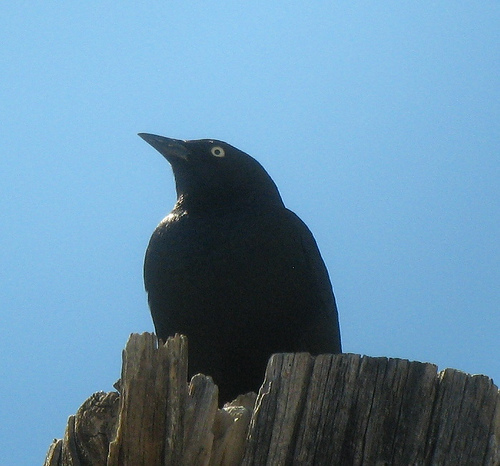
#> input picture data/train_images/Brewer_Blackbird/Brewer_Blackbird_0002_2278.jpg, 500 x 466 px; its folder holds only this picture in this run
$ python detect_duplicates.py
#> lines starting #> are read from the running program, lines starting #| are printed output that depends on the picture
"""
Duplicate Image Detection Script
Detects exact and near-duplicate images between your competition dataset and CUB-200

Usage:
    python detect_duplicates.py

This will:
1. Hash all images in your train/val datasets
2. Hash all images in CUB-200 external dataset
3. Find matches
4. Create a clean CUB dataset with duplicates removed
"""

import os
import numpy as np
import cv2
from pathlib import Path
from tqdm.auto import tqdm
import pandas as pd
from collections import defaultdict
import hashlib

def compute_image_hash(image_path, hash_size=16):
    """
    Compute perceptual hash of an image

    This detects:
    - Exact duplicates
    - Near duplicates (slight crops, resizes, compression)

    Args:
        image_path: Path to image
        hash_size: Hash resolution (higher = more strict)

    Returns:
        Hash string
    """
#> called with hash_size = 16
    try:
        # Read image
        img = cv2.imread(str(image_path))
#> img is the input picture: shape (466, 500, 3); mean B, G, R 167, 140.8, 102.5
        if img is None:
            return None

        # Convert to grayscale
        gray = cv2.cvtColor(img, cv2.COLOR_BGR2GRAY)
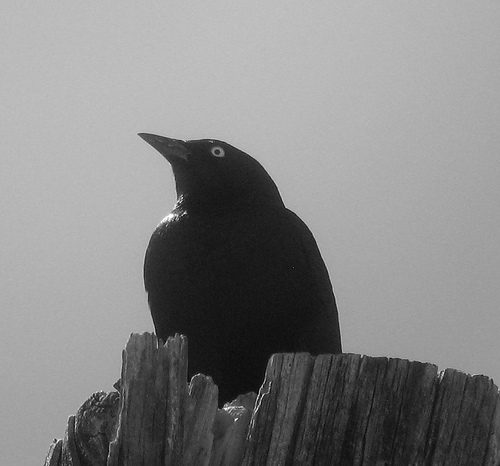
#> gray: shape (466, 500); min 0, max 255, mean 132.3

        # Resize to hash_size x hash_size
        resized = cv2.resize(gray, (hash_size, hash_size), interpolation=cv2.INTER_AREA)

        # Compute mean
        mean = resized.mean()
#> mean = 132.3

        # Create binary hash
        hash_binary = resized > mean

        # Convert to hex string
        hash_str = ''.join(['1' if bit else '0' for bit in hash_binary.flatten()])

        return hash_str
    except Exception as e:
        return None

def compute_md5_hash(image_path):
    """
    Compute MD5 hash for exact duplicate detection
    """
    try:
        with open(image_path, 'rb') as f:
            return hashlib.md5(f.read()).hexdigest()
    except:
        return None

def hamming_distance(hash1, hash2):
    """
    Calculate hamming distance between two hash strings
    Lower distance = more similar
    """
    if hash1 is None or hash2 is None:
        return float('inf')
    return sum(c1 != c2 for c1, c2 in zip(hash1, hash2))

def find_duplicates(competition_dir, external_dir, output_csv='duplicate_report.csv'):
    """
    Find duplicate images between competition and external datasets
    """
    print("="*70)
    print("DUPLICATE IMAGE DETECTION")
    print("="*70)
    print()

    # Configuration
    competition_dirs = {
        'train': os.path.join(competition_dir, 'train_images'),
        'val': os.path.join(competition_dir, 'val_images'),
    }

    # Step 1: Hash competition images
    print("Step 1: Hashing competition dataset images...")
    competition_hashes = {}
    competition_md5 = {}

    for split_name, split_dir in competition_dirs.items():
        if not os.path.exists(split_dir):
            print(f"⚠️  Directory not found: {split_dir}")
            continue

        image_files = list(Path(split_dir).rglob('*.jpg')) + \
                     list(Path(split_dir).rglob('*.jpeg')) + \
                     list(Path(split_dir).rglob('*.png'))

        print(f"\nProcessing {split_name} set: {len(image_files)} images")

        for img_path in tqdm(image_files, desc=f"Hashing {split_name}"):
            perceptual_hash = compute_image_hash(img_path)
            md5_hash = compute_md5_hash(img_path)

            if perceptual_hash:
                competition_hashes[str(img_path)] = perceptual_hash
                competition_md5[str(img_path)] = md5_hash

    print(f"\n✓ Hashed {len(competition_hashes)} competition images")
#| ✓ Hashed 4 competition images

    # Step 2: Hash external (CUB) images
    print("\nStep 2: Hashing CUB-200 external images...")

    if not os.path.exists(external_dir):
        print(f"❌ External directory not found: {external_dir}")
        print("Please download CUB-200 first!")
        return None

    external_files = list(Path(external_dir).rglob('*.jpg')) + \
                    list(Path(external_dir).rglob('*.jpeg')) + \
                    list(Path(external_dir).rglob('*.png'))

    print(f"Found {len(external_files)} external images")

    external_hashes = {}
    external_md5 = {}

    for img_path in tqdm(external_files, desc="Hashing CUB images"):
        perceptual_hash = compute_image_hash(img_path)
        md5_hash = compute_md5_hash(img_path)

        if perceptual_hash:
            external_hashes[str(img_path)] = perceptual_hash
            external_md5[str(img_path)] = md5_hash

    print(f"✓ Hashed {len(external_hashes)} external images")

    # Step 3: Find exact duplicates (MD5)
    print("\nStep 3: Finding exact duplicates (MD5 hash)...")

    exact_duplicates = []
    competition_md5_set = set(competition_md5.values())

    for ext_path, ext_md5 in external_md5.items():
        if ext_md5 in competition_md5_set:
            # Find which competition image matches
            for comp_path, comp_md5 in competition_md5.items():
                if comp_md5 == ext_md5:
                    exact_duplicates.append({
                        'external_image': ext_path,
                        'competition_image': comp_path,
                        'type': 'exact',
                        'distance': 0
                    })
                    break

    print(f"Found {len(exact_duplicates)} exact duplicates")

    # Step 4: Find near-duplicates (perceptual hash)
    print("\nStep 4: Finding near-duplicates (perceptual hash)...")

    near_duplicates = []
    threshold = 10  # Hamming distance threshold (lower = stricter)

    for ext_path, ext_hash in tqdm(external_hashes.items(), desc="Checking similarity"):
        for comp_path, comp_hash in competition_hashes.items():
            distance = hamming_distance(ext_hash, comp_hash)

            if distance <= threshold and distance > 0:  # Near duplicate but not exact
                near_duplicates.append({
                    'external_image': ext_path,
                    'competition_image': comp_path,
                    'type': 'near',
                    'distance': distance
                })

    print(f"Found {len(near_duplicates)} near-duplicates")

    # Step 5: Create report
    all_duplicates = exact_duplicates + near_duplicates

    if len(all_duplicates) > 0:
        df = pd.DataFrame(all_duplicates)
        df.to_csv(output_csv, index=False)
        print(f"\n✓ Duplicate report saved to: {output_csv}")

    # Summary
    print("\n" + "="*70)
    print("SUMMARY")
    print("="*70)
    print(f"Competition images scanned: {len(competition_hashes)}")
    print(f"External images scanned: {len(external_hashes)}")
    print(f"Exact duplicates found: {len(exact_duplicates)}")
    print(f"Near-duplicates found: {len(near_duplicates)}")
    print(f"Total duplicates: {len(all_duplicates)}")

    if len(all_duplicates) > 0:
        overlap_rate = (len(all_duplicates) / len(external_hashes)) * 100
        print(f"\nOverlap rate: {overlap_rate:.2f}%")

        # Get list of duplicate external images to remove
        duplicate_external_files = set([d['external_image'] for d in all_duplicates])

        return {
            'duplicates': all_duplicates,
            'duplicate_files': duplicate_external_files,
            'stats': {
                'total_competition': len(competition_hashes),
                'total_external': len(external_hashes),
                'exact_duplicates': len(exact_duplicates),
                'near_duplicates': len(near_duplicates),
                'overlap_rate': overlap_rate
            }
        }
    else:
        print("\n✅ NO DUPLICATES FOUND!")
        print("Your competition dataset and CUB-200 have no overlap.")
        print("Safe to use CUB-200 for pseudo-labeling!")
        return {
            'duplicates': [],
            'duplicate_files': set(),
            'stats': {
                'total_competition': len(competition_hashes),
                'total_external': len(external_hashes),
                'exact_duplicates': 0,
                'near_duplicates': 0,
                'overlap_rate': 0.0
            }
        }

def create_clean_external_dataset(external_dir, duplicate_files, output_dir='external_birds_clean'):
    """
    Create a clean version of CUB dataset with duplicates removed
    """
    print("\n" + "="*70)
    print("CREATING CLEAN EXTERNAL DATASET")
    print("="*70)

    os.makedirs(output_dir, exist_ok=True)

    external_files = list(Path(external_dir).rglob('*.jpg')) + \
                    list(Path(external_dir).rglob('*.jpeg')) + \
                    list(Path(external_dir).rglob('*.png'))

    copied = 0
    skipped = 0

    for img_path in tqdm(external_files, desc="Copying clean images"):
        if str(img_path) not in duplicate_files:
            # Copy to clean directory
            import shutil
            dest = os.path.join(output_dir, img_path.name)
            shutil.copy2(img_path, dest)
            copied += 1
        else:
            skipped += 1

    print(f"\n✓ Clean dataset created!")
    print(f"  Copied: {copied} images")
    print(f"  Skipped (duplicates): {skipped} images")
    print(f"  Output: {output_dir}/")
    print(f"\nUse this clean directory for pseudo-labeling in Phase 3!")

if __name__ == "__main__":
    # Configuration
    COMPETITION_DIR = 'data'
    EXTERNAL_DIR = 'data/FINAL'

    print("Starting duplicate detection...")
    print(f"Competition dataset: {COMPETITION_DIR}")
    print(f"External dataset: {EXTERNAL_DIR}")
    print()

    # Find duplicates
    result = find_duplicates(COMPETITION_DIR, EXTERNAL_DIR)

    if result and len(result['duplicate_files']) > 0:
        print("\n⚠️  DUPLICATES FOUND!")
        print("\nOptions:")
        print("1. Create clean CUB dataset (recommended)")
        print("2. Skip external data entirely")

        response = input("\nCreate clean dataset? (y/n): ")

        if response.lower() == 'y':
            create_clean_external_dataset(
                EXTERNAL_DIR,
                result['duplicate_files'],
                output_dir='external_birds_clean'
            )
            print("\n✓ Update your Phase 3 config to use 'external_birds_clean' directory!")
        else:
            print("\nSkipping clean dataset creation.")
            print("You can manually review duplicates in: duplicate_report.csv")
    else:
        print("\n✅ All clear! No duplicates found.")
        print("Safe to use CUB-200 for pseudo-labeling!")
